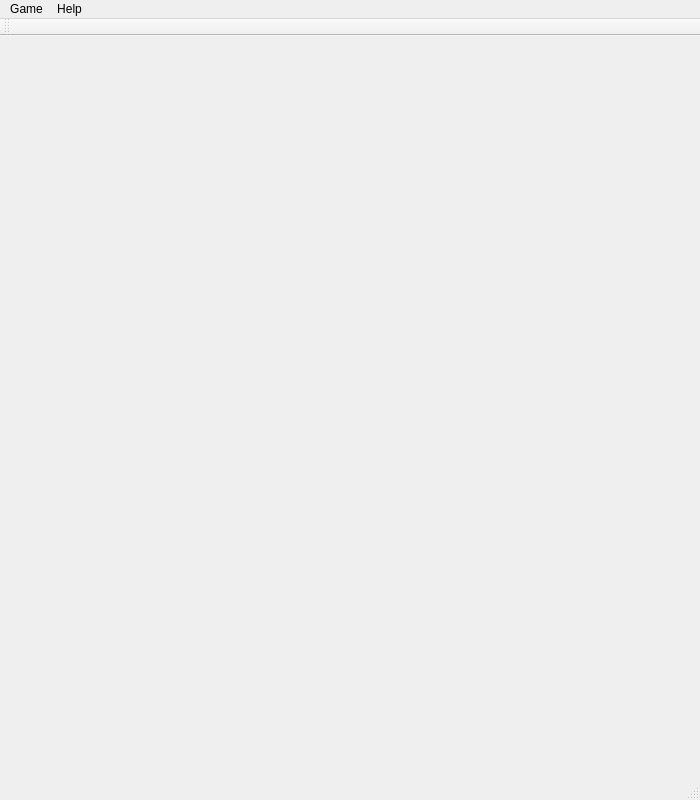
<?xml version="1.0" encoding="UTF-8"?>
<ui version="4.0">
 <class>MainWindow</class>
 <widget class="QMainWindow" name="MainWindow">
  <property name="geometry">
   <rect>
    <x>0</x>
    <y>0</y>
    <width>700</width>
    <height>800</height>
   </rect>
  </property>
  <property name="windowTitle">
   <string>Multisweeper</string>
  </property>
  <widget class="QWidget" name="centralWidget">
   <layout class="QVBoxLayout" name="verticalLayout_2"/>
  </widget>
  <widget class="QMenuBar" name="menuBar">
   <property name="geometry">
    <rect>
     <x>0</x>
     <y>0</y>
     <width>700</width>
     <height>26</height>
    </rect>
   </property>
   <widget class="QMenu" name="menuGame">
    <property name="title">
     <string>Game</string>
    </property>
    <addaction name="actionNew_Game"/>
    <addaction name="actionCo_op"/>
   </widget>
   <widget class="QMenu" name="menuHelp">
    <property name="title">
     <string>Help</string>
    </property>
    <addaction name="actionAbout"/>
    <addaction name="actionAbout_Qt"/>
   </widget>
   <addaction name="menuGame"/>
   <addaction name="menuHelp"/>
  </widget>
  <widget class="QToolBar" name="mainToolBar">
   <attribute name="toolBarArea">
    <enum>TopToolBarArea</enum>
   </attribute>
   <attribute name="toolBarBreak">
    <bool>false</bool>
   </attribute>
  </widget>
  <widget class="QStatusBar" name="statusBar"/>
  <action name="actionNew_Game">
   <property name="text">
    <string>New Game</string>
   </property>
  </action>
  <action name="actionCo_op">
   <property name="text">
    <string>Co-op</string>
   </property>
  </action>
  <action name="actionAbout">
   <property name="text">
    <string>About</string>
   </property>
  </action>
  <action name="actionAbout_Qt">
   <property name="text">
    <string>About Qt</string>
   </property>
  </action>
 </widget>
 <layoutdefault spacing="6" margin="11"/>
 <resources/>
 <connections/>
</ui>
